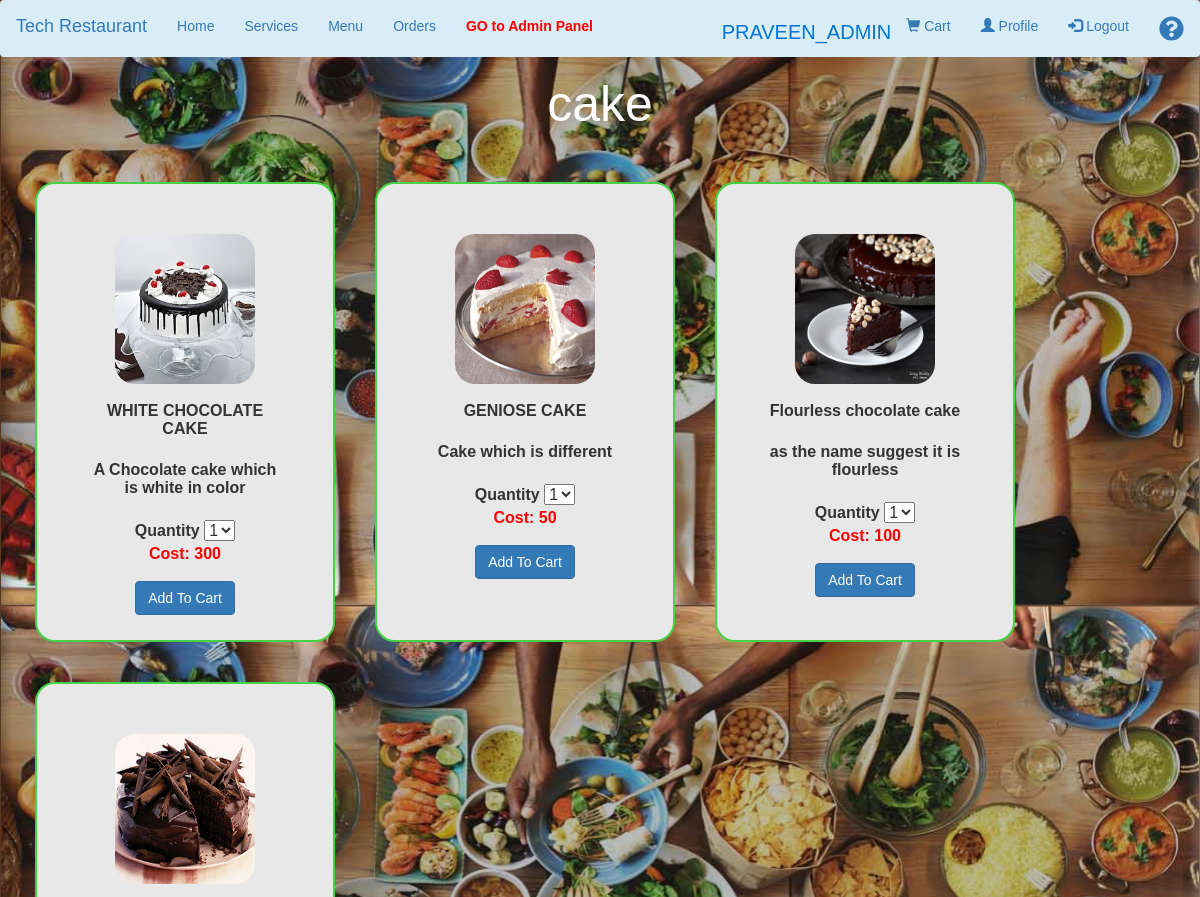
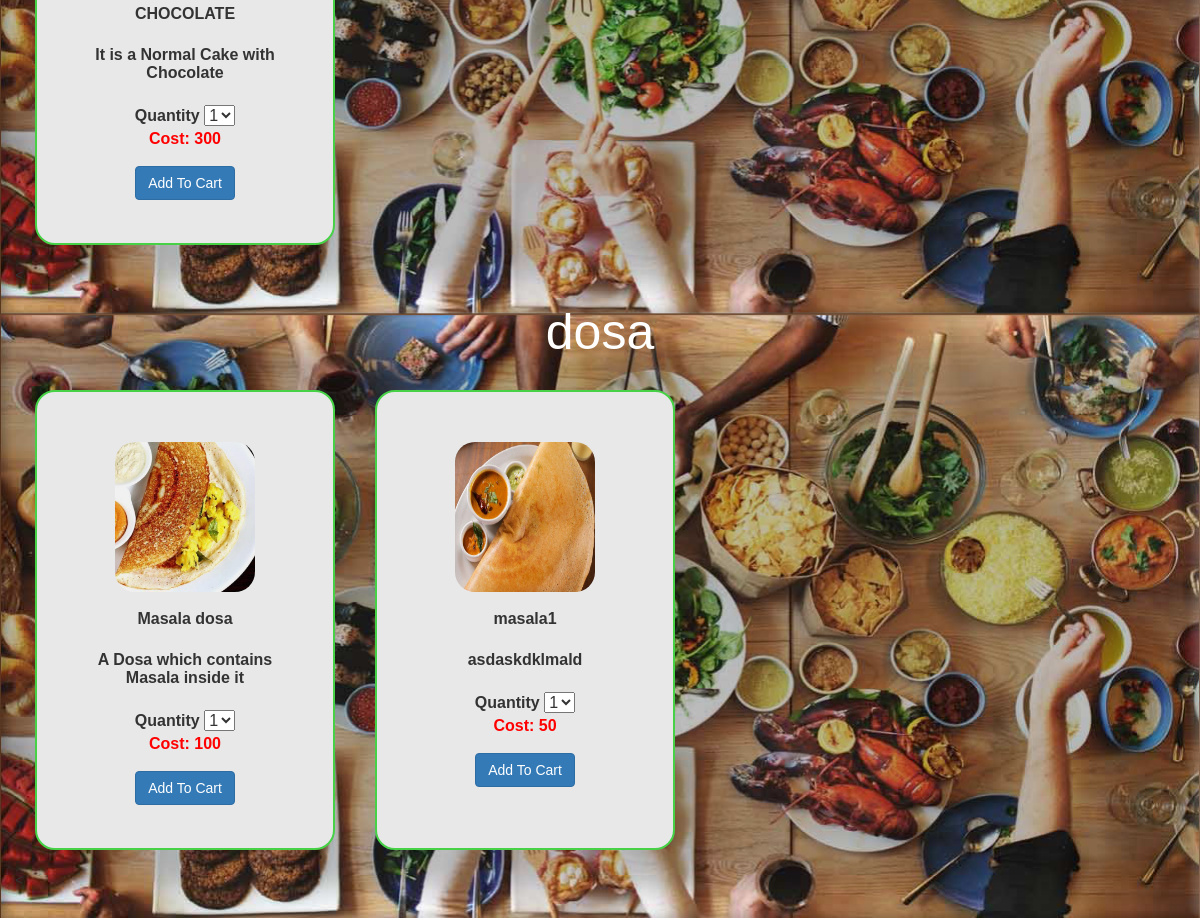
The page /menu_items.php (signed in) on the database its author committed (2 pictures, top to bottom).
### tables this page shows
CREATE TABLE `menu_category` (
  `id` int(20) NOT NULL,
  `category` varchar(50) NOT NULL
);

CREATE TABLE `menu_items` (
  `id` int(20) NOT NULL,
  `category` varchar(30) NOT NULL,
  `food_image` varchar(40) NOT NULL,
  `food_name` varchar(40) NOT NULL,
  `food_description` varchar(100) NOT NULL,
  `cost` varchar(20) NOT NULL
);

### menu_items.php (the view, shortened to what this page needs)
<?php
	require("customer_navbar.php");
?>
<?php
	require("config.php");
?>
<html>
	<head>
	  <link rel="stylesheet" href="https://maxcdn.bootstrapcdn.com/bootstrap/3.4.1/css/bootstrap.min.css">
	</head>
	<body>
		<?php
			$conn = new mysqli($servername, $username, $password, $dbname);
			$sql = "SELECT category FROM menu_category";
			$result = $conn->query($sql);
			if ($result->num_rows > 0) {
				while($row = $result->fetch_assoc()) {
					echo "<div style='color:white;text-align:center;'><h2 style='font-size:50px;'>".$row["category"]."</h2></div>";
					$sql_items = "SELECT * FROM menu_items WHERE category='".$row["category"]."'";
					$result_items = $conn->query($sql_items);
					if($result_items->num_rows > 0){
						echo "<form action=menu_items.php method='POST'>";
							echo "<div class='container form-group'>";
								echo "<div class='row'>";
								echo "<table><tr>";
								$loop_count = 0;
						 while($row_items = $result_items->fetch_assoc()) {
								$loop_count = $loop_count + 1;
								echo "<td>";
								echo "<div class='demo'>";
									echo '<img src="Images/'.$row_items['food_image'].'" class="imgwork"><br><br>';
									echo "<b><label>".$row_items["food_name"]."</label></b><br><br><label>".$row_items["food_description"]."</label><br><br><label>Quantity&nbsp</label><select name='quan_".$row_items["id"]."' id='quan_".$row_items["id"]."'><option value='1'>1</option><option value='2'>2</option><option value='3'>3</option><option value='4'>4</option><option value='5'>5</option></select><br><b><div style='color:red'>Cost:&nbsp".$row_items["cost"]."</div></b><br>";
									echo "<button type='button' name='submit_cart' id='submit_cart' class='btn btn-primary' value='".$row_items["id"]."' onClick='add_cart(this.value)'>Add To Cart</button>";
								echo "</div></td>";
								if($loop_count%3==0){
									echo "</tr><tr>";
									echo "<br>";
								}
						}
							echo "</div></div></tr></table>";
						echo "</form><";
					}
					else{
						echo "<h3 style='text-align:center'>No Items</h3>";
					}
				}
			} else {
				echo "0 results";
			}
		?>
	</body>
</html>

### config.php (shortened to what this page needs)
<head>
	<link rel="stylesheet" href="https://maxcdn.bootstrapcdn.com/bootstrap/3.4.1/css/bootstrap.min.css">
</head>

### customer_navbar.php (shortened to what this page needs)
<?php
	require("config.php");
?>
<html>
	<head>
	  <link rel="stylesheet" href="https://maxcdn.bootstrapcdn.com/bootstrap/3.4.1/css/bootstrap.min.css">
	  <link rel="stylesheet" href="https://cdnjs.cloudflare.com/ajax/libs/font-awesome/4.7.0/css/font-awesome.min.css">
		  <link rel="stylesheet" href="https://maxcdn.bootstrapcdn.com/bootstrap/3.4.1/css/bootstrap.min.css">
           <link rel="stylesheet" href="https://maxcdn.bootstrapcdn.com/bootstrap/3.3.6/css/bootstrap.min.css" />
	</head>
	<body>
		<nav class="navbar bg-info navbar-dark">
		  <div class="container-fluid">
			<div class="navbar-header">
			  <a class="navbar-brand" href="home.php">Tech Restaurant</a>
			</div>
			<ul class="nav navbar-nav">
			  <li><a href="home.php">Home</a></li>
			  <li><a href="services.php">Services</a></li>
			  <li><a href="menu_items.php">Menu</a></li>
			  <li><a href="place_order.php">Orders</a></li>
			  <?php if($_SESSION["user_role_session"] == "admin" or $_SESSION["user_role_session"] == "manager" or $_SESSION["user_role_session"] == "staff"){ echo "<li><a href='dashboard.php' style='color:red;'><b>GO to Admin Panel</b></a></li>"; } ?>
			</ul>
			<ul class="nav navbar-nav navbar-right">
			  <li><h3 style="color:#0275d8;"><?php if(isset($_SESSION["user_session"])){ echo '<div class="all_up">'.$_SESSION["user_session"].'</div>'; }?></li>
			  <li><a href="cart_items.php"><span class="glyphicon glyphicon-shopping-cart"></span> Cart<sup class="for_num" id="cart_num"></sup></a></li>
			  <li><a href="profile.php"><span class="glyphicon glyphicon-user"></span> Profile</a></li>
			  <li><a href="Login.php"><span class="glyphicon glyphicon-log-in"></span> Logout</a></li>
			  <li><a href="help.php"><i class="fa fa-question-circle"></i></a></li>
			</ul>
		  </div>
		</nav>
	</body>
</html>

### customer_navbar.php (style rules this page uses)
.all_up { text-transform: uppercase; font-size: 20px; }
.fa-question-circle { font-size: 25px; }
body { font-family: Arial; }

### menu_items.php (style rules this page uses)
.imgwork { border-radius: 20px; height: 150px; width: 140px; }
.demo { background-color: #E8E8E8; border-radius: 20px; width: 300px; height: 460px; border: 2px solid #47d147; padding: 50px; margin: 20px; text-align:center; }
body { font-family: Arial; }
body { background-image: url('/official_Tybsc_project/body_background/image_1.jpg'); background-repeat:round; background-attachment: fixed; }

### rows shown on the page
menu_category: category "cake"
menu_items: food_image (picture), food_name "WHITE CHOCOLATE CAKE", food_description "A Chocolate cake which is white in color", id "1", cost "300"
menu_items: food_image (picture), food_name "GENIOSE CAKE", food_description "Cake which is different", id "1", cost "50"
menu_items: food_image (picture), food_name "Flourless chocolate cake", food_description "as the name suggest it is flourless", id "1", cost "100"
menu_items: food_image (picture), food_name "CHOCOLATE", food_description "It is a Normal Cake with Chocolate", id "1", cost "300"
menu_category: category "dosa"
menu_items: food_image (picture), food_name "Masala dosa", food_description "A Dosa which contains Masala inside it", id "1", cost "100"
menu_items: food_image (picture), food_name "masala1", food_description "asdaskdklmald", id "1", cost "50"

### other values the page prints
$_SESSION["user_session"] "PRAVEEN_ADMIN"
